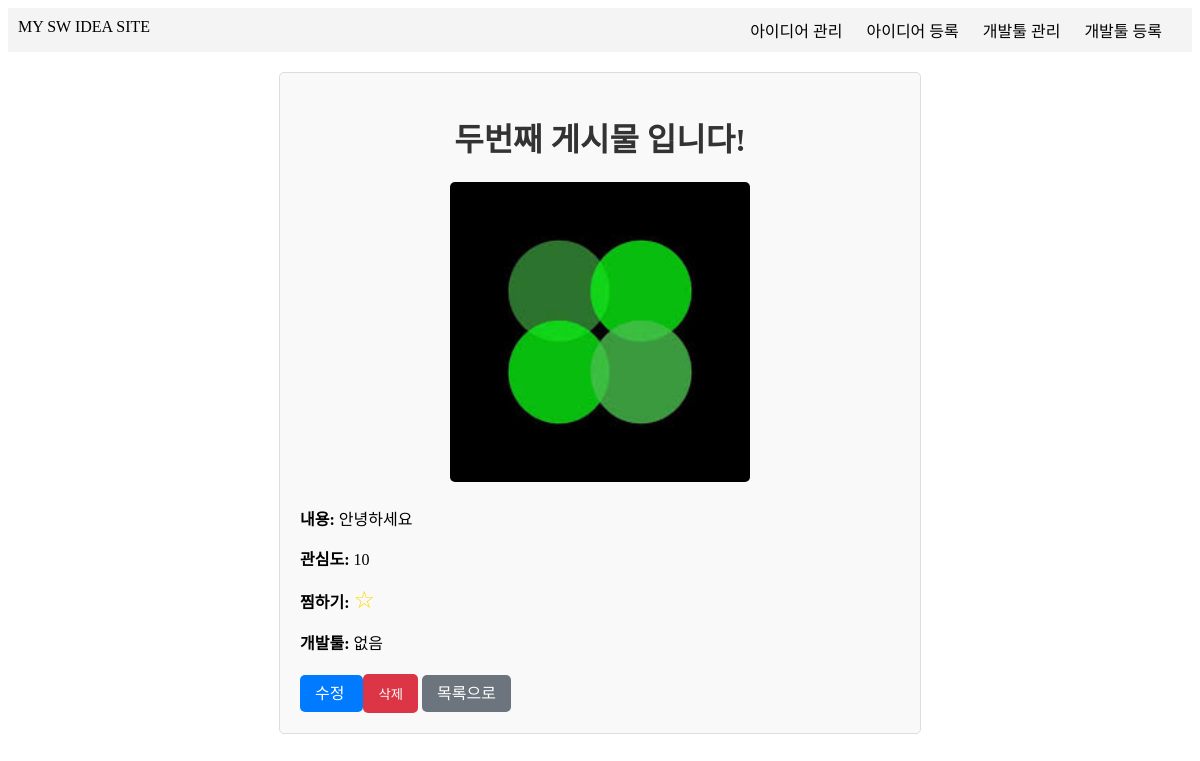
The app's page /11/ with its own data.
### ideas/models.py (models this page shows, shortened)
class Idea(models.Model):
    title = models.CharField(max_length=100)
    image = models.ImageField(upload_to='ideas/', null=True, blank=True)
    content = models.TextField()
    interest = models.IntegerField(default=0)
    devtool = models.ForeignKey(Tool, on_delete=models.SET_NULL, null=True, blank=True)  # Tool 모델 참조
    created_at = models.DateTimeField(auto_now_add=True)

### ideas/views.py (the view)
# urls.py: path('<int:idea_id>/', views.idea_detail, name='idea_detail'),
def idea_detail(request, idea_id):
    idea = get_object_or_404(Idea, id=idea_id)
    star = IdeaStar.objects.filter(idea=idea).first()
    return render(request, 'ideas/idea_detail.html', {'idea': idea, 'star': star})

### ideas/templates/ideas/idea_detail.html (shortened to what this page needs)
{% extends "base.html" %}
{% block content %}
<div style="max-width: 600px; margin: 20px auto; padding: 20px; border: 1px solid #ddd; border-radius: 5px; background-color: #f9f9f9;">
    <h1 style="text-align: center; color: #333;">{{ idea.title }}</h1>
    {% if idea.image %}
        <div style="text-align: center; margin: 20px 0;">
            <img src="{{ idea.image.url }}" alt="{{ idea.title }}" style="width:100%; max-width:300px; border-radius: 5px;">
        </div>
    {% endif %}
    <p><strong>내용:</strong> {{ idea.content }}</p>
    <p>
        <strong>관심도:</strong>
        <span id="interest-{{ idea.id }}">{{ idea.interest }}</span>
    </p>
    <p>
        <strong>찜하기:</strong>
        <span id="star-{{ idea.id }}"
              style="font-size: 24px; cursor: pointer; color: gold;"
              onclick="toggleStar({{ idea.id }})">
            {% if star and star.is_starred %}★{% else %}☆{% endif %}
        </span>
    </p>
    <p>
        <strong>개발툴:</strong>
        {% if idea.devtool %}
            <a href="{% url 'tool_detail' idea.devtool.id %}" style="color: #007bff; text-decoration: none;">
                {{ idea.devtool.name }}
            </a>
        {% else %}
            없음
        {% endif %}
    </p>
    <div style="margin-top: 20px;">
        <a href="{% url 'edit_idea' idea.id %}"
           style="padding: 10px 15px; background-color: #007bff; color: white; text-decoration: none; border-radius: 5px;">
            수정
        </a>
        <form method="post" action="{% url 'delete_idea' idea.id %}" style="display:inline;">
            <button type="submit"
                    style="padding: 10px 15px; background-color: #dc3545; color: white; border: none; border-radius: 5px; cursor: pointer;">
                삭제
            </button>
        </form>
        <a href="{% url 'idea_list' %}"
           style="padding: 10px 15px; background-color: #6c757d; color: white; text-decoration: none; border-radius: 5px;">
            목록으로
        </a>
    </div>
</div>
{% endblock %}

### records on screen
Idea: title "두번째 게시물 입니다!", image (picture), content "안녕하세요", interest "10"
